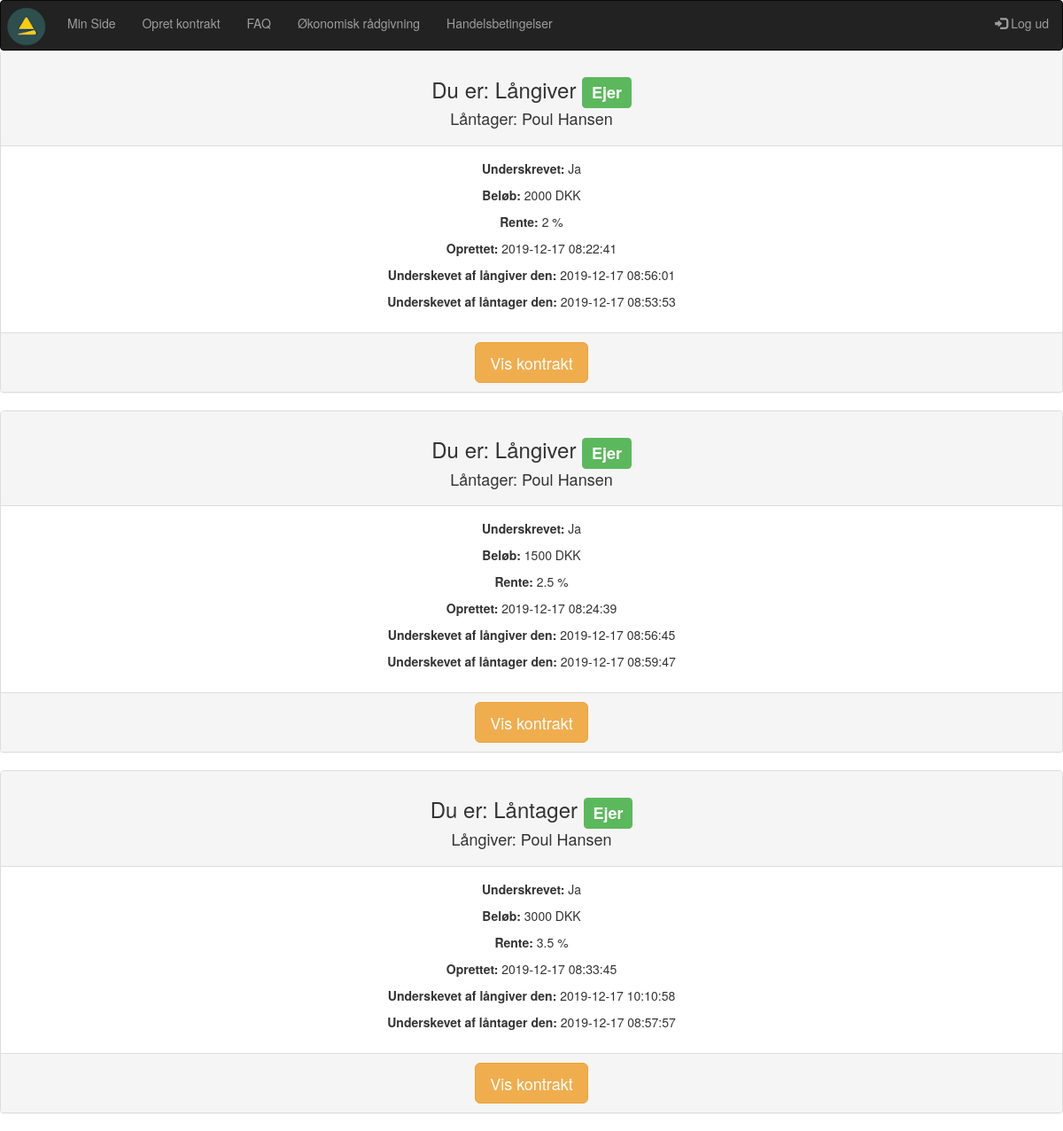
The page /arkivet.php (signed in) on the database its author committed.
### tables this page shows
CREATE TABLE `kontrakt` (
  `kontrakt_id` int(10) NOT NULL,
  `oprettetaf` int(10) NOT NULL,
  `laangiver_user_id` int(10) NOT NULL,
  `laantager_user_id` int(10) NOT NULL,
  `kontraktbrud_id` tinyint(4) NOT NULL,
  `rente_id` tinyint(4) NOT NULL,
  `beloeb_id` tinyint(4) NOT NULL,
  `bindingsperiode_id` tinyint(4) NOT NULL,
  `maanedlig_afdrag` float(15,10) NOT NULL,
  `laangiver_underskrift_id` varchar(40) DEFAULT NULL,
  `reg_underskrift_1` timestamp NULL DEFAULT NULL,
  `laantager_underskrift_id` varchar(40) DEFAULT NULL,
  `reg_underskrift_2` timestamp NULL DEFAULT NULL,
  `gebyr_id` tinyint(4) NOT NULL,
  `reg` datetime NOT NULL DEFAULT current_timestamp(),
  `value` int(11) DEFAULT 1
);

CREATE TABLE `users` (
  `user_id` int(10) NOT NULL,
  `fornavn` varchar(40) NOT NULL,
  `efternavn` varchar(40) NOT NULL,
  `mobil` int(12) NOT NULL,
  `mail` varchar(80) NOT NULL,
  `password` varchar(200) NOT NULL
);

CREATE TABLE `beloeb` (
  `beloeb_id` tinyint(4) NOT NULL,
  `beloeb` int(10) NOT NULL,
  `enhed_key` varchar(11) NOT NULL DEFAULT '1'
);

CREATE TABLE `rente` (
  `rente_id` tinyint(4) NOT NULL,
  `rente` float NOT NULL,
  `enhed_key` varchar(11) NOT NULL DEFAULT '2'
);

CREATE TABLE `enhedstabel` (
  `enhed_key` tinyint(4) NOT NULL,
  `enhed` varchar(11) NOT NULL
);

### arkivet.php (the view, shortened to what this page needs)
<?
require_once("includes/header.php");
$user_id = $_SESSION['user_id'];
$query = "SELECT * FROM kontrakt , users WHERE (laangiver_user_id = '$user_id' OR laantager_user_id = '$user_id') AND value = '3' GROUP BY kontrakt_id";
$result = mysqli_query($con, $query);
if (!$result) die(mysqli_error($con));
else {
	$rows =mysqli_num_rows($result);
	if ($rows > 0) {
		while($row = mysqli_fetch_assoc($result)) {
			$kontrakt_id = $row['kontrakt_id'];
			$oprettetaf = $row['oprettetaf'];
			$laangiver_user_id = $row['laangiver_user_id'];
			$laantager_user_id = $row['laantager_user_id'];
			$laangiver_underskrift_id = $row['laangiver_underskrift_id'];
			$laantager_underskrift_id = $row['laantager_underskrift_id'];
			$kontraktbrud_id = $row['kontraktbrud_id'];
			$rente_id = $row['rente_id'];
			$beloeb_id = $row['beloeb_id'];
			$reg_underskrift_1 = $row['reg_underskrift_1'];
			$reg_underskrift_2 = $row['reg_underskrift_2'];
			$reg = $row['reg'];
			$querylog = "SELECT user_id, mail, fornavn, efternavn, mobil FROM users WHERE user_id = '$user_id'";
			$resultlog = mysqli_query($con, $querylog);
			$rowslog = mysqli_num_rows($resultlog);
			if($rowslog > 0) {
				while($rowlog = mysqli_fetch_assoc($resultlog)) {
					$user_idlog = $rowlog['user_id'];
								}
							}
					if ($user_idlog == $oprettetaf) {
						$owner = 'Yes';
					}
					else if($user_idlog != $oprettetaf) {
						$owner = 'No';
					}
					if ($user_idlog == $laangiver_user_id) {
						$role = 'giver';
						$counterpart = $laantager_user_id;
					}
					else {
						$role = 'receiver';
						$counterpart = $laangiver_user_id;
					}
				$queryc = "SELECT * FROM users WHERE user_id = '$counterpart'";
				$resultc = mysqli_query($con, $queryc);
				$rowsc = mysqli_num_rows($resultc);
				if($rowsc > 0) {
					while($rowc = mysqli_fetch_assoc($resultc)) {
						$fornavnc = $rowc['fornavn'];
						$efternavnc = $rowc['efternavn'];
					}
					}
			$querybeloeb = "SELECT * FROM beloeb WHERE beloeb_id = '$beloeb_id'";
            $resultb = mysqli_query($con, $querybeloeb);
			if (!$resultb) die(mysqli_error($con));
			else {
				$rowsb = mysqli_num_rows($resultb);
				if ($rowsb > 0) {
					while($rowb = mysqli_fetch_assoc($resultb)) {
						$beloebValue = $rowb['beloeb'];
					}
				}
				$queryk = "SELECT * FROM kontraktbrud WHERE kontraktbrud_id = '$kontraktbrud_id'";
				$resultk = mysqli_query($con, $queryk);
				if (!$resultk) die(mysqli_error($con));
				else {
					$queryr = "SELECT * FROM rente WHERE rente_id = '$rente_id'";
					$resultr = mysqli_query($con, $queryr);
					if (!$resultr) die(mysqli_query($con, $queryr));
					else {
						$rows = mysqli_num_rows($resultr);
						if ($rows > 0) {
							while($rowr = mysqli_fetch_assoc($resultr)) {
								$rente = $rowr['rente'];
								$enhed_key = $rowr['enhed_key'];
								$unitr = "SELECT * FROM enhedstabel WHERE enhed_key = '$enhed_key'";
								$resun = mysqli_query($con, $unitr);
								if (!$resun) die(mysqli_error($con, $unitr));
								else {
									$key = mysqli_fetch_assoc($resun);
									$enhedrente = $key['enhed'];
								}
							}
						}
					}
					if ($laangiver_underskrift_id == '2' && $laantager_underskrift_id == '2') {
						$sign = 'Ja';
					}
					if ($role == 'giver') {
						$panelhead = 'Låntager';
					}
					else {
						$panelhead = "Långiver";
					}
					if ($owner == 'Yes') {
						$badge = "<span class='label label-success'>Ejer</span>";
					}
					else if ($owner == 'No') {
						$badge = "<span></span>";
					}
			echo '<div class="panel panel-default text-center">';
					echo '<div class="panel-heading">';
					echo "<h3>Du er: " . $panelhead . ' ' . $badge . "</h3>";
					if(($role == 'giver' && $owner == 'Yes') || ($role == 'giver' && $owner == 'No')) {
					echo '<h4>Långiver: ' . $fornavnc . ' ' .$efternavnc . "</h4>";
					}
					else if (($role == 'receiver' && $owner == 'Yes') || ($role == 'receiver' && $owner == 'No')) {
						echo "<h4>Låntager: " . $fornavnc . ' ' . $efternavnc . "</h4>";
					}
					echo '</div>';
                    echo '<div class="panel-body">';
                    echo '<p><strong>Underskrevet: </strong>' . $sign . '</p>';
                    echo '<p><strong>Beløb: </strong>' . $beloebValue . ' DKK</p>';
                    echo '<p><strong>Rente: </strong>' . $rente . ' ' . $enhedrente . '</p>';
                    echo '<p><strong>Oprettet: </strong>' . $reg . '</p>';
					echo '<p><strong>Underskevet af långiver den: </strong>' . $reg_underskrift_1 . '</p>';
					echo '<p><strong>Underskevet af låntager den: </strong>' . $reg_underskrift_2 . '</p>';
                    echo '</div>';
                    echo '<div class="panel-footer">';
					echo '<a href="viskontrakt.php?kontrakt_id2=' . $kontrakt_id . '"><button class="btn btn-warning btn-lg">Vis kontrakt</button></a>';
                    echo '</div>';
					echo '</div>';
			}
				}
			}
	}
}
?>

### rows shown on the page
kontrakt: laangiver_user.user_id "Långiver", oprettetaf "Ejer", users.fornavn "Poul", users.efternavn "Hansen", sign "Ja", beloeb.beloeb "2000", rente.rente "2", enhedstabel.enhed "%", reg "2019-12-17 08:22:41", reg_underskrift_1 "2019-12-17 08:56:01", reg_underskrift_2 "2019-12-17 08:53:53"
kontrakt: laangiver_user.user_id "Långiver", oprettetaf "Ejer", users.fornavn "Poul", users.efternavn "Hansen", sign "Ja", beloeb.beloeb "1500", rente.rente "2.5", enhedstabel.enhed "%", reg "2019-12-17 08:24:39", reg_underskrift_1 "2019-12-17 08:56:45", reg_underskrift_2 "2019-12-17 08:59:47"
kontrakt: laangiver_user.user_id "Låntager", oprettetaf "Ejer", users.fornavn "Poul", users.efternavn "Hansen", sign "Ja", beloeb.beloeb "3000", rente.rente "3.5", enhedstabel.enhed "%", reg "2019-12-17 08:33:45", reg_underskrift_1 "2019-12-17 10:10:58", reg_underskrift_2 "2019-12-17 08:57:57"
